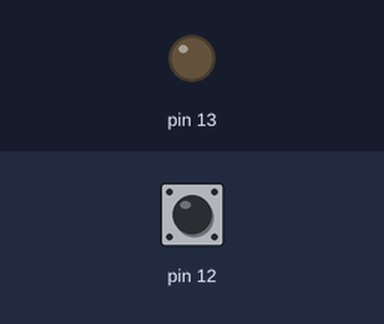
A sketch run on a simulated Arduino Uno, built with avr-gcc and run on an emulated ATmega328P. Parts: output pins drawn as LEDs (lit = HIGH). Dashed ring = blinking. The inputs (shaded band) are chosen by the test bench; at power-on: pin 12 HIGH.

Above: at 1.2 s.
1.3 s: pin 12 pulled LOW for 1 s
At 3.0 s:
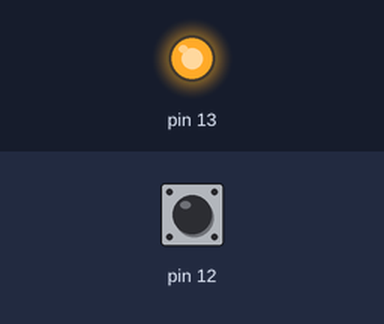
3.8 s: pin 12 pulled LOW for 0.15 s
At 4.2 s:
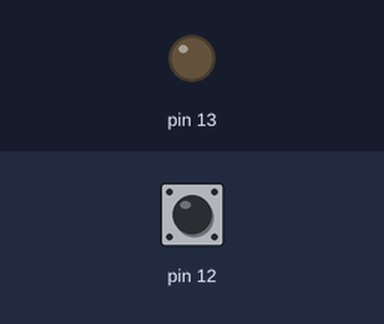
5.4 s: pin 12 pulled LOW for 3.2 s
At 5.49 s:
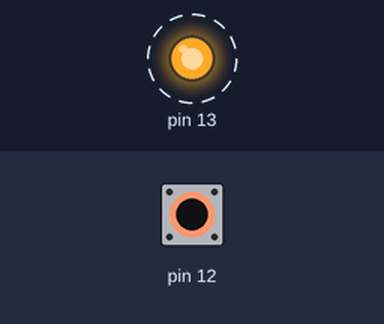
Timing chart, 0 to 9.9 s (numbered marks = the images above; inputs shaded):
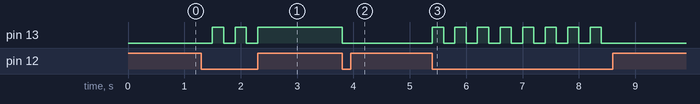

Measured:
- after the input at 1.3 s, pin 13: alternates HIGH for 0.20 s and LOW for 0.20 s, 5 changes in all, then stays HIGH, starting after 0.20 s
- after the input at 3.8 s, pin 13: HIGH → LOW at once
- after the input at 5.4 s, pin 13: alternates HIGH for 0.20 s and LOW for 0.20 s, 16 changes in all, then stays LOW, starting at once

The sketch:

led_on_off_button.ino
```cpp
unsigned long start;
int button = 1;
int led = 1;
void setup() {

pinMode(12, INPUT_PULLUP);
pinMode(13, OUTPUT);

}

void loop() {
    if(button==1 && digitalRead(12) == LOW)
  {
    start = millis();
    button = 0;
    }
    if(millis()- start >= 200 && digitalRead(12) == LOW){
      button = 1;
       led++;
      if((led%2) == 0){
        digitalWrite(13,HIGH);
      }else{
      digitalWrite(13,LOW);
  }
 }
}
```
